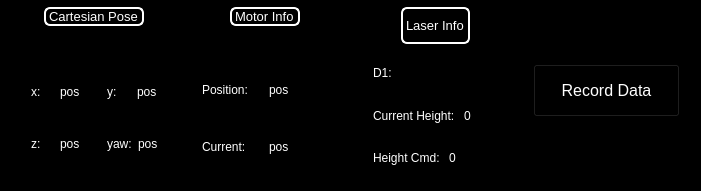
        <widget class="QFrame" name="Info_2">
         <property name="geometry">
          <rect>
           <x>0</x>
           <y>500</y>
           <width>701</width>
           <height>191</height>
          </rect>
         </property>
         <property name="styleSheet">
          <string notr="true"> background-color: #000000; color: white;</string>
         </property>
         <property name="frameShape">
          <enum>QFrame::Shape::StyledPanel</enum>
         </property>
         <property name="frameShadow">
          <enum>QFrame::Shadow::Raised</enum>
         </property>
         <layout class="QHBoxLayout" name="horizontalLayout_19" stretch="0,0,0,0">
          <property name="topMargin">
           <number>0</number>
          </property>
          <property name="bottomMargin">
           <number>9</number>
          </property>
          <item>
           <widget class="QWidget" name="CartesianPoseWidget_2" native="true">
            <property name="sizePolicy">
             <sizepolicy hsizetype="Preferred" vsizetype="Preferred">
              <horstretch>0</horstretch>
              <verstretch>0</verstretch>
             </sizepolicy>
            </property>
            <property name="minimumSize">
             <size>
              <width>0</width>
              <height>0</height>
             </size>
            </property>
            <layout class="QGridLayout" name="gridLayout_4">
             <property name="topMargin">
              <number>6</number>
             </property>
             <item row="1" column="1">
              <widget class="QFrame" name="yPosFrame_2">
               <property name="frameShape">
                <enum>QFrame::Shape::StyledPanel</enum>
               </property>
               <property name="frameShadow">
                <enum>QFrame::Shadow::Raised</enum>
               </property>
               <layout class="QHBoxLayout" name="horizontalLayout_22">
                <property name="bottomMargin">
                 <number>3</number>
                </property>
                <item alignment="Qt::AlignmentFlag::AlignLeft|Qt::AlignmentFlag::AlignVCenter">
                 <widget class="QLabel" name="y_2">
                  <property name="font">
                   <font>
                    <pointsize>9</pointsize>
                   </font>
                  </property>
                  <property name="text">
                   <string>y:</string>
                  </property>
                 </widget>
                </item>
                <item alignment="Qt::AlignmentFlag::AlignHCenter|Qt::AlignmentFlag::AlignVCenter">
                 <widget class="QLabel" name="yText_2">
                  <property name="text">
                   <string>pos</string>
                  </property>
                 </widget>
                </item>
               </layout>
              </widget>
             </item>
             <item row="2" column="0">
              <widget class="QFrame" name="zPosFrame_2">
               <property name="frameShape">
                <enum>QFrame::Shape::StyledPanel</enum>
               </property>
               <property name="frameShadow">
                <enum>QFrame::Shadow::Raised</enum>
               </property>
               <layout class="QHBoxLayout" name="horizontalLayout_27">
                <property name="bottomMargin">
                 <number>14</number>
                </property>
                <item alignment="Qt::AlignmentFlag::AlignLeft|Qt::AlignmentFlag::AlignVCenter">
                 <widget class="QLabel" name="z_2">
                  <property name="font">
                   <font>
                    <pointsize>9</pointsize>
                   </font>
                  </property>
                  <property name="text">
                   <string>z:</string>
                  </property>
                 </widget>
                </item>
                <item alignment="Qt::AlignmentFlag::AlignHCenter|Qt::AlignmentFlag::AlignVCenter">
                 <widget class="QLabel" name="zText_2">
                  <property name="text">
                   <string>pos</string>
                  </property>
                 </widget>
                </item>
               </layout>
              </widget>
             </item>
             <item row="2" column="1">
              <widget class="QFrame" name="yawPosFrame_2">
               <property name="frameShape">
                <enum>QFrame::Shape::StyledPanel</enum>
               </property>
               <property name="frameShadow">
                <enum>QFrame::Shadow::Raised</enum>
               </property>
               <layout class="QHBoxLayout" name="horizontalLayout_28">
                <property name="bottomMargin">
                 <number>14</number>
                </property>
                <item alignment="Qt::AlignmentFlag::AlignLeft|Qt::AlignmentFlag::AlignVCenter">
                 <widget class="QLabel" name="yaw_2">
                  <property name="font">
                   <font>
                    <pointsize>9</pointsize>
                   </font>
                  </property>
                  <property name="text">
                   <string>yaw:</string>
                  </property>
                 </widget>
                </item>
                <item alignment="Qt::AlignmentFlag::AlignHCenter|Qt::AlignmentFlag::AlignVCenter">
                 <widget class="QLabel" name="yawText_2">
                  <property name="text">
                   <string>pos</string>
                  </property>
                 </widget>
                </item>
               </layout>
              </widget>
             </item>
             <item row="0" column="0" colspan="2" alignment="Qt::AlignmentFlag::AlignHCenter|Qt::AlignmentFlag::AlignTop">
              <widget class="QLabel" name="CartesianPoseText_2">
               <property name="font">
                <font>
                 <pointsize>10</pointsize>
                </font>
               </property>
               <property name="styleSheet">
                <string notr="true">border: 2px solid #FFFFFF;  /* white solid border */
border-radius: 6px;</string>
               </property>
               <property name="text">
                <string>Cartesian Pose</string>
               </property>
              </widget>
             </item>
             <item row="1" column="0">
              <widget class="QFrame" name="xPosFrame_2">
               <property name="font">
                <font>
                 <pointsize>9</pointsize>
                </font>
               </property>
               <property name="frameShape">
                <enum>QFrame::Shape::StyledPanel</enum>
               </property>
               <property name="frameShadow">
                <enum>QFrame::Shadow::Raised</enum>
               </property>
               <layout class="QHBoxLayout" name="horizontalLayout_29">
                <property name="leftMargin">
                 <number>9</number>
                </property>
                <property name="bottomMargin">
                 <number>3</number>
                </property>
                <item alignment="Qt::AlignmentFlag::AlignLeft|Qt::AlignmentFlag::AlignVCenter">
                 <widget class="QLabel" name="x_2">
                  <property name="font">
                   <font>
                    <pointsize>9</pointsize>
                   </font>
                  </property>
                  <property name="text">
                   <string>x:</string>
                  </property>
                 </widget>
                </item>
                <item alignment="Qt::AlignmentFlag::AlignHCenter|Qt::AlignmentFlag::AlignVCenter">
                 <widget class="QLabel" name="xText_2">
                  <property name="text">
                   <string>pos</string>
                  </property>
                 </widget>
                </item>
               </layout>
              </widget>
             </item>
            </layout>
           </widget>
          </item>
          <item>
           <widget class="QWidget" name="MotorInfoWidget_2" native="true">
            <property name="styleSheet">
             <string notr="true"/>
            </property>
            <layout class="QGridLayout" name="gridLayout_5">
             <property name="topMargin">
              <number>6</number>
             </property>
             <item row="2" column="0">
              <widget class="QFrame" name="PositionFrame_2">
               <property name="frameShape">
                <enum>QFrame::Shape::StyledPanel</enum>
               </property>
               <property name="frameShadow">
                <enum>QFrame::Shadow::Raised</enum>
               </property>
               <layout class="QHBoxLayout" name="horizontalLayout_30">
                <item>
                 <widget class="QLabel" name="Position_2">
                  <property name="text">
                   <string>Position:</string>
                  </property>
                 </widget>
                </item>
                <item>
                 <widget class="QLabel" name="PositionText_2">
                  <property name="text">
                   <string>pos</string>
                  </property>
                 </widget>
                </item>
               </layout>
              </widget>
             </item>
             <item row="0" column="0" alignment="Qt::AlignmentFlag::AlignHCenter|Qt::AlignmentFlag::AlignTop">
              <widget class="QLabel" name="MotorInfoText_2">
               <property name="font">
                <font>
                 <pointsize>10</pointsize>
                </font>
               </property>
               <property name="styleSheet">
                <string notr="true">border: 2px solid #FFFFFF;  /* white solid border */
border-radius: 6px;</string>
               </property>
               <property name="text">
                <string>Motor Info</string>
               </property>
              </widget>
             </item>
             <item row="3" column="0">
              <widget class="QFrame" name="CurrentFrame_2">
               <property name="frameShape">
                <enum>QFrame::Shape::StyledPanel</enum>
               </property>
               <property name="frameShadow">
                <enum>QFrame::Shadow::Raised</enum>
               </property>
               <layout class="QHBoxLayout" name="horizontalLayout_31">
                <item>
                 <widget class="QLabel" name="Current_2">
                  <property name="text">
                   <string>Current: </string>
                  </property>
                 </widget>
                </item>
                <item>
                 <widget class="QLabel" name="CurrentText_2">
                  <property name="text">
                   <string>pos</string>
                  </property>
                 </widget>
                </item>
               </layout>
              </widget>
             </item>
            </layout>
           </widget>
          </item>
          <item>
           <widget class="QWidget" name="RecordData_2" native="true">
            <layout class="QGridLayout" name="gridLayout_6">
             <property name="topMargin">
              <number>6</number>
             </property>
             <item row="1" column="0">
              <widget class="QFrame" name="frame_12">
               <property name="frameShape">
                <enum>QFrame::Shape::StyledPanel</enum>
               </property>
               <property name="frameShadow">
                <enum>QFrame::Shadow::Raised</enum>
               </property>
               <layout class="QVBoxLayout" name="verticalLayout_15">
                <property name="leftMargin">
                 <number>9</number>
                </property>
                <property name="topMargin">
                 <number>9</number>
                </property>
                <property name="bottomMargin">
                 <number>0</number>
                </property>
                <item>
                 <widget class="QLabel" name="d1_2">
                  <property name="text">
                   <string>D1: </string>
                  </property>
                 </widget>
                </item>
               </layout>
              </widget>
             </item>
             <item row="0" column="0" alignment="Qt::AlignmentFlag::AlignHCenter">
              <widget class="QLabel" name="LaserInfoText_2">
               <property name="font">
                <font>
                 <pointsize>10</pointsize>
                </font>
               </property>
               <property name="styleSheet">
                <string notr="true">border: 2px solid #FFFFFF;  /* white solid border */
border-radius: 6px;</string>
               </property>
               <property name="text">
                <string>Laser Info</string>
               </property>
              </widget>
             </item>
             <item row="3" column="0">
              <widget class="QFrame" name="frame_7">
               <property name="frameShape">
                <enum>QFrame::Shape::StyledPanel</enum>
               </property>
               <property name="frameShadow">
                <enum>QFrame::Shadow::Raised</enum>
               </property>
               <layout class="QHBoxLayout" name="horizontalLayout_32">
                <property name="leftMargin">
                 <number>9</number>
                </property>
                <property name="bottomMargin">
                 <number>0</number>
                </property>
                <item>
                 <widget class="QLabel" name="d2_2">
                  <property name="text">
                   <string>Current Height: </string>
                  </property>
                 </widget>
                </item>
                <item>
                 <widget class="QLabel" name="currentHeight">
                  <property name="text">
                   <string>0</string>
                  </property>
                 </widget>
                </item>
               </layout>
              </widget>
             </item>
             <item row="4" column="0">
              <widget class="QFrame" name="frame_8">
               <property name="frameShape">
                <enum>QFrame::Shape::StyledPanel</enum>
               </property>
               <property name="frameShadow">
                <enum>QFrame::Shadow::Raised</enum>
               </property>
               <layout class="QHBoxLayout" name="horizontalLayout_25">
                <property name="leftMargin">
                 <number>9</number>
                </property>
                <property name="bottomMargin">
                 <number>0</number>
                </property>
                <item>
                 <widget class="QLabel" name="h1_2">
                  <property name="text">
                   <string>Height Cmd: </string>
                  </property>
                 </widget>
                </item>
                <item>
                 <widget class="QLabel" name="HeightCommand">
                  <property name="text">
                   <string>0</string>
                  </property>
                 </widget>
                </item>
               </layout>
              </widget>
             </item>
            </layout>
           </widget>
          </item>
          <item>
           <widget class="QWidget" name="RecordDataButtonContainer_2" native="true">
            <property name="sizePolicy">
             <sizepolicy hsizetype="Preferred" vsizetype="Preferred">
              <horstretch>0</horstretch>
              <verstretch>0</verstretch>
             </sizepolicy>
            </property>
            <layout class="QVBoxLayout" name="verticalLayout_21">
             <property name="leftMargin">
              <number>9</number>
             </property>
             <property name="topMargin">
              <number>9</number>
             </property>
             <item alignment="Qt::AlignmentFlag::AlignVCenter">
              <widget class="QPushButton" name="RecordDataButton_2">
               <property name="sizePolicy">
                <sizepolicy hsizetype="Preferred" vsizetype="Preferred">
                 <horstretch>0</horstretch>
                 <verstretch>0</verstretch>
                </sizepolicy>
               </property>
               <property name="font">
                <font>
                 <pointsize>12</pointsize>
                </font>
               </property>
               <property name="styleSheet">
                <string notr="true">QPushButton {
    padding: 16px 24px;
}

</string>
               </property>
               <property name="text">
                <string>Record Data</string>
               </property>
              </widget>
             </item>
            </layout>
           </widget>
          </item>
         </layout>
        </widget>
